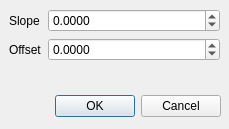
<?xml version="1.0" encoding="UTF-8"?>
<ui version="4.0">
 <class>DataScalerDlg</class>
 <widget class="QDialog" name="DataScalerDlg">
  <property name="geometry">
   <rect>
    <x>0</x>
    <y>0</y>
    <width>229</width>
    <height>129</height>
   </rect>
  </property>
  <property name="windowTitle">
   <string>Configure data scaler</string>
  </property>
  <widget class="QDialogButtonBox" name="buttonBox">
   <property name="geometry">
    <rect>
     <x>50</x>
     <y>90</y>
     <width>171</width>
     <height>32</height>
    </rect>
   </property>
   <property name="orientation">
    <enum>Qt::Horizontal</enum>
   </property>
   <property name="standardButtons">
    <set>QDialogButtonBox::Cancel|QDialogButtonBox::Ok</set>
   </property>
  </widget>
  <widget class="QWidget" name="formLayoutWidget">
   <property name="geometry">
    <rect>
     <x>9</x>
     <y>9</y>
     <width>211</width>
     <height>71</height>
    </rect>
   </property>
   <layout class="QFormLayout" name="formLayout">
    <item row="0" column="0">
     <widget class="QLabel" name="label">
      <property name="text">
       <string>Slope</string>
      </property>
     </widget>
    </item>
    <item row="1" column="0">
     <widget class="QLabel" name="label_2">
      <property name="text">
       <string>Offset</string>
      </property>
     </widget>
    </item>
    <item row="0" column="1">
     <widget class="QDoubleSpinBox" name="spinSlope">
      <property name="decimals">
       <number>4</number>
      </property>
      <property name="minimum">
       <double>-100000.000000000000000</double>
      </property>
      <property name="maximum">
       <double>100000.000000000000000</double>
      </property>
     </widget>
    </item>
    <item row="1" column="1">
     <widget class="QDoubleSpinBox" name="spinOffset">
      <property name="decimals">
       <number>4</number>
      </property>
      <property name="minimum">
       <double>-100000.000000000000000</double>
      </property>
      <property name="maximum">
       <double>100000.000000000000000</double>
      </property>
     </widget>
    </item>
   </layout>
  </widget>
 </widget>
 <resources/>
 <connections>
  <connection>
   <sender>buttonBox</sender>
   <signal>accepted()</signal>
   <receiver>DataScalerDlg</receiver>
   <slot>accept()</slot>
   <hints>
    <hint type="sourcelabel">
     <x>248</x>
     <y>254</y>
    </hint>
    <hint type="destinationlabel">
     <x>157</x>
     <y>274</y>
    </hint>
   </hints>
  </connection>
  <connection>
   <sender>buttonBox</sender>
   <signal>rejected()</signal>
   <receiver>DataScalerDlg</receiver>
   <slot>reject()</slot>
   <hints>
    <hint type="sourcelabel">
     <x>316</x>
     <y>260</y>
    </hint>
    <hint type="destinationlabel">
     <x>286</x>
     <y>274</y>
    </hint>
   </hints>
  </connection>
 </connections>
</ui>
